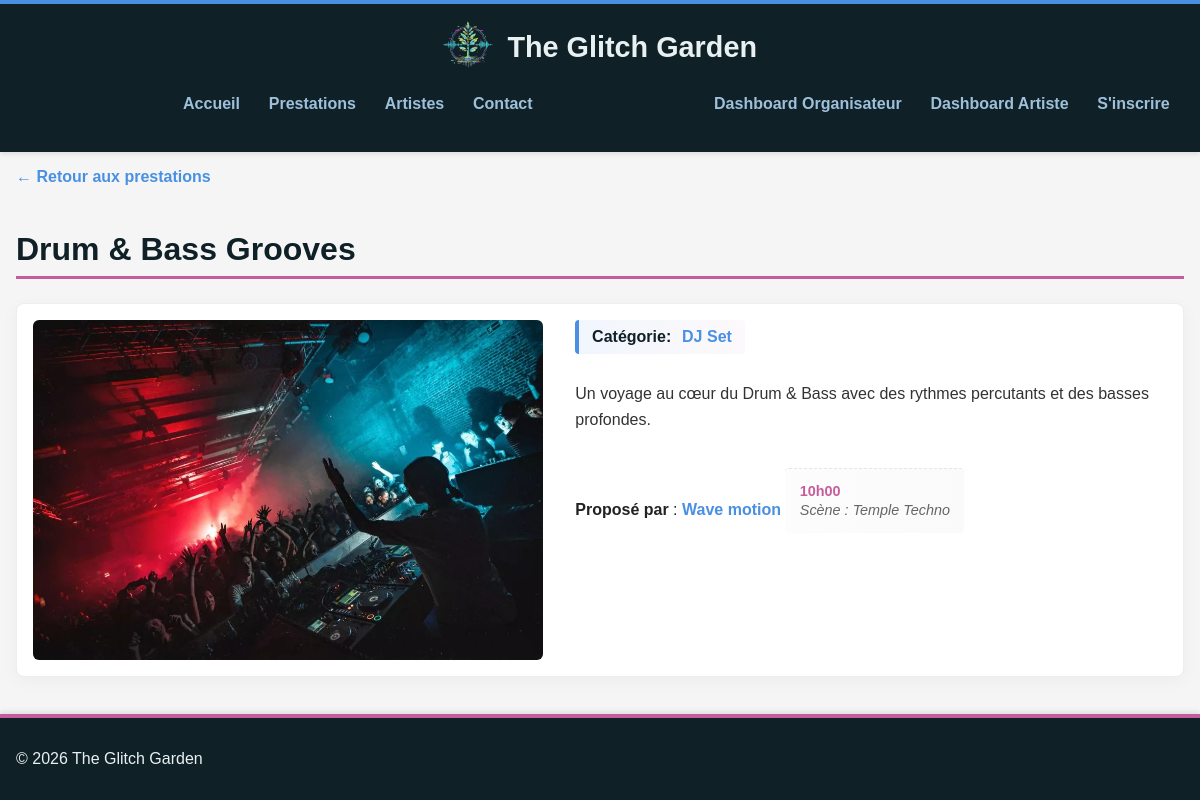
/fiche-prestation.php?id=1, run on the app's committed database.
### tables this page shows
CREATE TABLE prestations (
    id           INT AUTO_INCREMENT PRIMARY KEY,
    titre        VARCHAR(255) NOT NULL,
    description  TEXT,
    image        VARCHAR(255),
    categorie_id INT NOT NULL,
    artiste_id   INT NOT NULL,
    FOREIGN KEY (categorie_id) REFERENCES categories(id),
    FOREIGN KEY (artiste_id)   REFERENCES utilisateurs(id)
);

CREATE TABLE categories (
    id    INT AUTO_INCREMENT PRIMARY KEY,
    nom   VARCHAR(100) NOT NULL
);

CREATE TABLE utilisateurs (
    id               INT AUTO_INCREMENT PRIMARY KEY,
    nom              VARCHAR(255) NOT NULL,
    prenom           VARCHAR(255) NOT NULL,
    nom_artiste      VARCHAR(255),
    email            VARCHAR(255) NOT NULL UNIQUE,
    mot_de_passe     VARCHAR(255) NOT NULL,
    photo            VARCHAR(255),
    description      TEXT,
    est_organisateur BOOLEAN NOT NULL DEFAULT FALSE
);

### app/model/prestation.php (called while the page is built, shortened)
<?php
class Prestation
{
    private string $titre;
    private string $description;
    private string $categorie;
    private string $artiste;
    private int $artisteId;
    private string $horaire;
    private string $scene;
    private string $image;
    public function __construct(int $id, string $titre, string $description, string $categorie, string $artiste, int $artisteId, string $horaire, string $scene, string $image)
    {
        $this->titre = $titre;
        $this->description = $description;
        $this->categorie = $categorie;
        $this->artiste = $artiste;
        $this->artisteId = $artisteId;
        $this->horaire = $horaire;
        $this->scene = $scene;
        $this->image = $image;
    }
    public function getTitre(): string { return $this->titre; }
    public function getDescription(): string { return $this->description; }
    public function getCategorie(): string { return $this->categorie; }
    public function getArtiste(): string { return $this->artiste; }
    public function getArtisteId(): int { return $this->artisteId; }
    public function getHoraire(): string { return $this->horaire; }
    public function getScene(): string { return $this->scene; }
    public function getImage(): string { return $this->image; }
    public static function getById(int $id): ?Prestation
    {
        $pdo = Database::getPDO();
        $req = $pdo->prepare("
            SELECT
                p.id,
                p.titre,
                p.description,
                p.image,
                c.nom                                AS categorie,
                u.nom_artiste                        AS artiste,
                u.id                                 AS artiste_id,
                TIME_FORMAT(pr.heure_debut, '%Hh%i') AS horaire,
                COALESCE(s.nom, '')                  AS scene
            FROM prestations p
            JOIN categories c   ON c.id = p.categorie_id
            JOIN utilisateurs u ON u.id = p.artiste_id
            LEFT JOIN programmation pr ON pr.prestation_id = p.id
            LEFT JOIN scenes s  ON s.id = pr.scene_id
            WHERE p.id = :id
        ");
        $req->execute([':id' => $id]);
        $row = $req->fetch(PDO::FETCH_ASSOC);
        return new Prestation(
            (int)$row['id'],
            $row['titre'],
            $row['description'] ?? '',
            $row['categorie'],
            $row['artiste'],
            (int)$row['artiste_id'],
            $row['horaire'] ?? 'Non programmée',
            $row['scene'],
            $row['image'] ?? ''
        );
    }
}

### fiche-prestation.php (the view, shortened to what this page needs)
<?php
require_once 'app/model/prestation.php';
$id = isset($_GET['id']) ? (int)$_GET['id'] : 0;
try {
    $prestation = Prestation::getById($id);
} catch (PDOException $e) {
    header('Location: prestations.php?erreur=' . urlencode('Erreur : ' . $e->getMessage()));
    exit;
}
include 'app/view/header.php';
?>
<a class="back-link" href="prestations.php">&larr; Retour aux prestations</a>
<h1 class="page-title"><?php echo htmlspecialchars($prestation->getTitre()); ?></h1>
<div class="fiche-grid">
    <div class="fiche-image">
        <img src="<?php echo htmlspecialchars($prestation->getImage()); ?>" alt="Photo de <?php echo htmlspecialchars($prestation->getScene()); ?> pour la prestation <?php echo htmlspecialchars($prestation->getTitre()); ?>">
    </div>
    <div class="fiche-details">
        <div class="categorie-badge">Catégorie: <span class="categorie"><?php echo htmlspecialchars($prestation->getCategorie()); ?></span></div>
        <p class="description"><?php echo htmlspecialchars($prestation->getDescription()); ?></p>
        <span class="proposed-by">
            <strong>Proposé par</strong> :
            <a class="artiste-name" href="fiche-artiste.php?id=<?php echo $prestation->getArtisteId(); ?>"><?php echo htmlspecialchars($prestation->getArtiste()); ?></a>
        </span>
        <div class="badge-programmation">
            <div class="heure"><?php echo htmlspecialchars($prestation->getHoraire()); ?></div>
            <div class="scene">Scène : <?php echo htmlspecialchars($prestation->getScene()); ?></div>
        </div>
    </div>
</div>
<?php include 'app/view/footer.php'; ?>

### assets/css/style.css (style rules this page uses)
:root { --color-primary: #4A90E2; --color-accent: #C55D9D; --color-dark: #0F2027; --color-light: #E8F0F2; --color-text: #333333; --color-text-light: #666666; --color-background: #F5F5F5; --color-white: #FFFFFF; --color-border: #EEEEEE; --color-border-light: rgba(74, 144, 226, 0.2); --color-bg-light: rgba(74, 144, 226, 0.05); --color-nav-link: #9EC0DB; --color-muted: #999999; --color-border-dark: #DDDDDD; --color-text-dark: #222222; --color-error: #E74C3C; }
*, *::before, *::after { box-sizing: border-box; }
body { background-color: var(--color-background); color: var(--color-text); font-family: Arial, sans-serif; font-size: 1rem; margin: 0; min-height: 100vh; display: flex; flex-direction: column; }
img { -webkit-user-drag: none; -webkit-user-select: none; user-select: none; }
.page-title, .section-title { font-size: 2rem; font-weight: bold; color: var(--color-dark); margin-bottom: 0.5rem; border-bottom: 3px solid var(--color-accent); padding-bottom: 0.5rem; }
.back-link, .artiste-name { color: var(--color-primary); font-weight: bold; text-decoration: none; transition: color 0.2s; }
.back-link { margin-bottom: 1.5rem; }
.fiche-grid { display: flex; gap: 2rem; align-items: flex-start; margin-top: 1rem; background: var(--color-white); border: 1px solid var(--color-border); border-radius: 8px; padding: 1rem; box-shadow: 0 4px 18px rgba(0, 0, 0, 0.04); overflow: hidden; }
.fiche-image { flex: 0 0 45%; max-width: 45%; border-radius: 6px; overflow: hidden; }
.fiche-image img { width: 100%; height: 100%; object-fit: cover; display: block; }
.fiche-details { flex: 1; min-width: 200px; color: var(--color-text-dark); }
.categorie-badge { display: inline-block; background: linear-gradient(90deg, rgba(74, 144, 226, 0.08), rgba(197, 93, 157, 0.04)); border-left: 4px solid var(--color-primary); padding: 0.5rem 0.8rem; border-radius: 4px; margin-bottom: 0.9rem; font-weight: bold; color: var(--color-dark); }
.categorie-badge .categorie { font-weight: 600; color: var(--color-primary); margin-left: 0.4rem; }
.description { line-height: 1.6; margin: 0.8rem 0 1.2rem 0; color: var(--color-text); }
.proposed-by { margin: 1rem 0; }
.badge-programmation { margin-top: 1rem; padding: 0.9rem; border-top: 1px dashed #e6e6e6; background: linear-gradient(90deg, rgba(250, 250, 250, 0.5), rgba(245, 245, 245, 0.5)); border-radius: 4px; display: inline-block; font-size: 0.9rem; color: var(--color-text); }
.badge-programmation .heure { font-weight: 700; color: var(--color-accent); margin-bottom: 0.2rem; }
.badge-programmation .scene { font-style: italic; color: var(--color-text-light); }

### data on the page
prestations: titre "Drum & Bass Grooves", image (picture), categorie.nom "DJ Set", description "Un voyage au cœur du Drum & Bass avec des rythmes percutants et des basses profondes.", artiste.nom_artiste "Wave motion"

### other printed values
$prestation->getHoraire() "10h00"
$prestation->getScene() "Temple Techno"
